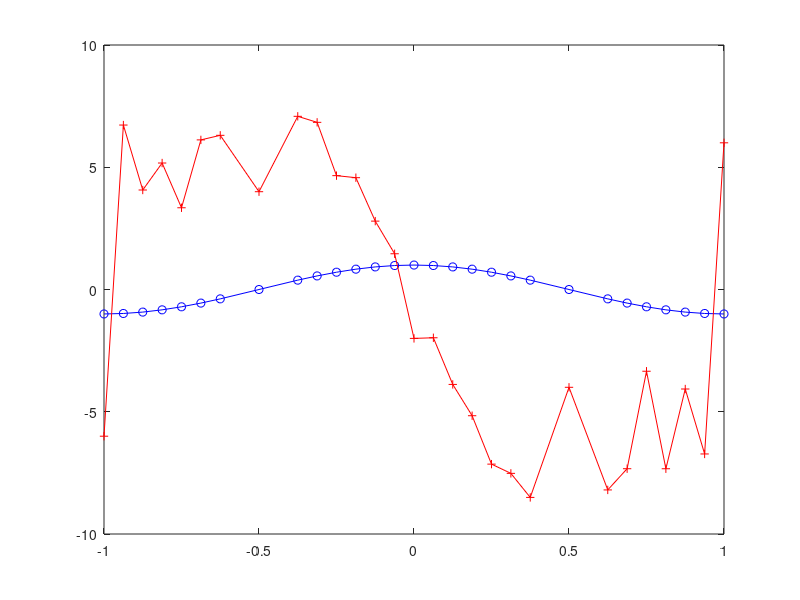

Reproduce this figure in MATLAB.
clc, clear all, clf

% input data:
U=load('solution.dat');
u=U(:,2);
D=load('derivative.dat');
x=D(:,1);
ux=D(:,2);
xtru=linspace(-1,1,4000);
utru=cos(80*pi*xtru).*exp(-64*xtru.^2);
figure(1)
plot(x,u,'bo-',x,ux,'r+-')
% plot(x,u,'bo-')
% plot(xtru,utru,'r-')